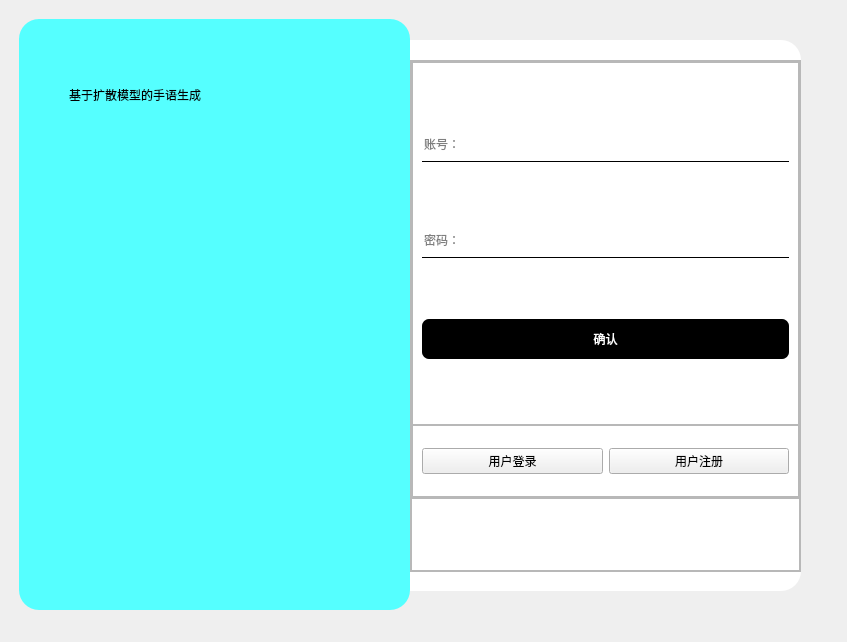
<?xml version="1.0" encoding="UTF-8"?>
<ui version="4.0">
 <class>LoginWindow</class>
 <widget class="QMainWindow" name="LoginWindow">
  <property name="geometry">
   <rect>
    <x>0</x>
    <y>0</y>
    <width>847</width>
    <height>642</height>
   </rect>
  </property>
  <property name="windowTitle">
   <string>MainWindow</string>
  </property>
  <widget class="QWidget" name="centralwidget">
   <widget class="QFrame" name="frame">
    <property name="geometry">
     <rect>
      <x>19</x>
      <y>19</y>
      <width>391</width>
      <height>591</height>
     </rect>
    </property>
    <property name="styleSheet">
     <string notr="true">#frame{
	background-color: rgb(85, 255, 255);
	border-radius:20px;
}</string>
    </property>
    <property name="frameShape">
     <enum>QFrame::StyledPanel</enum>
    </property>
    <property name="frameShadow">
     <enum>QFrame::Raised</enum>
    </property>
    <widget class="QLabel" name="label_2">
     <property name="geometry">
      <rect>
       <x>50</x>
       <y>50</y>
       <width>301</width>
       <height>51</height>
      </rect>
     </property>
     <property name="styleSheet">
      <string notr="true">font: 13pt &quot;隶书&quot;;
</string>
     </property>
     <property name="text">
      <string>基于扩散模型的手语生成</string>
     </property>
    </widget>
   </widget>
   <widget class="QFrame" name="frame_2">
    <property name="geometry">
     <rect>
      <x>410</x>
      <y>40</y>
      <width>391</width>
      <height>551</height>
     </rect>
    </property>
    <property name="styleSheet">
     <string notr="true">#frame_2{
	background-color: rgb(255, 255, 255);
	border-top-right-radius:20px;
	border-bottom-right-radius:20px;
}</string>
    </property>
    <property name="frameShape">
     <enum>QFrame::StyledPanel</enum>
    </property>
    <property name="frameShadow">
     <enum>QFrame::Raised</enum>
    </property>
    <widget class="QPushButton" name="pushButton">
     <property name="geometry">
      <rect>
       <x>354</x>
       <y>0</y>
       <width>41</width>
       <height>30</height>
      </rect>
     </property>
     <property name="minimumSize">
      <size>
       <width>30</width>
       <height>30</height>
      </size>
     </property>
     <property name="styleSheet">
      <string notr="true">QPushButton{
	border:none;
}
QPushButton:hover{
	padding-bottom:5px;
}</string>
     </property>
     <property name="text">
      <string/>
     </property>
     <property name="icon">
      <iconset resource="res.qrc">
       <normaloff>:/icons/close.png</normaloff>:/icons/close.png</iconset>
     </property>
    </widget>
    <widget class="QFrame" name="frame_3">
     <property name="geometry">
      <rect>
       <x>0</x>
       <y>20</y>
       <width>391</width>
       <height>512</height>
      </rect>
     </property>
     <property name="minimumSize">
      <size>
       <width>391</width>
       <height>512</height>
      </size>
     </property>
     <property name="frameShape">
      <enum>QFrame::StyledPanel</enum>
     </property>
     <property name="frameShadow">
      <enum>QFrame::Raised</enum>
     </property>
     <layout class="QVBoxLayout" name="verticalLayout">
      <property name="spacing">
       <number>0</number>
      </property>
      <property name="leftMargin">
       <number>0</number>
      </property>
      <property name="topMargin">
       <number>0</number>
      </property>
      <property name="rightMargin">
       <number>0</number>
      </property>
      <property name="bottomMargin">
       <number>0</number>
      </property>
      <item>
       <widget class="QFrame" name="frame_4">
        <property name="sizePolicy">
         <sizepolicy hsizetype="Preferred" vsizetype="Expanding">
          <horstretch>0</horstretch>
          <verstretch>6</verstretch>
         </sizepolicy>
        </property>
        <property name="frameShape">
         <enum>QFrame::StyledPanel</enum>
        </property>
        <property name="frameShadow">
         <enum>QFrame::Raised</enum>
        </property>
        <layout class="QVBoxLayout" name="verticalLayout_3">
         <property name="spacing">
          <number>0</number>
         </property>
         <property name="leftMargin">
          <number>0</number>
         </property>
         <property name="topMargin">
          <number>0</number>
         </property>
         <property name="rightMargin">
          <number>0</number>
         </property>
         <property name="bottomMargin">
          <number>0</number>
         </property>
         <item>
          <widget class="QFrame" name="frame_6">
           <property name="sizePolicy">
            <sizepolicy hsizetype="Preferred" vsizetype="Expanding">
             <horstretch>0</horstretch>
             <verstretch>5</verstretch>
            </sizepolicy>
           </property>
           <property name="frameShape">
            <enum>QFrame::StyledPanel</enum>
           </property>
           <property name="frameShadow">
            <enum>QFrame::Raised</enum>
           </property>
           <layout class="QHBoxLayout" name="horizontalLayout_2">
            <property name="spacing">
             <number>0</number>
            </property>
            <property name="leftMargin">
             <number>0</number>
            </property>
            <property name="topMargin">
             <number>0</number>
            </property>
            <property name="rightMargin">
             <number>0</number>
            </property>
            <property name="bottomMargin">
             <number>0</number>
            </property>
            <item>
             <widget class="QStackedWidget" name="stackedWidget_2">
              <property name="styleSheet">
               <string notr="true">QLineEdit{
	background-color: rgba(255, 255, 255, 0);
	border:none;
	border-bottom:1px solid black;
}
QPushButton{
	background-color: rgb(0, 0, 0);
	color: rgb(255, 255, 255);
	border-radius:7px;
}
QPushButton:pressed{
	padding-top:5px;
	padding-left:5px;
}</string>
              </property>
              <property name="currentIndex">
               <number>0</number>
              </property>
              <widget class="QWidget" name="page_Login">
               <layout class="QVBoxLayout" name="verticalLayout_4">
                <item>
                 <widget class="QLineEdit" name="lineEdit_L_account">
                  <property name="minimumSize">
                   <size>
                    <width>0</width>
                    <height>35</height>
                   </size>
                  </property>
                  <property name="placeholderText">
                   <string>账号：</string>
                  </property>
                 </widget>
                </item>
                <item>
                 <widget class="QLineEdit" name="lineEdit_L_password">
                  <property name="minimumSize">
                   <size>
                    <width>0</width>
                    <height>35</height>
                   </size>
                  </property>
                  <property name="echoMode">
                   <enum>QLineEdit::Password</enum>
                  </property>
                  <property name="placeholderText">
                   <string>密码：</string>
                  </property>
                 </widget>
                </item>
                <item>
                 <widget class="QPushButton" name="pushButton_L_sure">
                  <property name="minimumSize">
                   <size>
                    <width>0</width>
                    <height>40</height>
                   </size>
                  </property>
                  <property name="text">
                   <string>确认</string>
                  </property>
                 </widget>
                </item>
               </layout>
              </widget>
              <widget class="QWidget" name="page_Register">
               <layout class="QVBoxLayout" name="verticalLayout_5">
                <item>
                 <widget class="QLineEdit" name="lineEdit_R_account">
                  <property name="minimumSize">
                   <size>
                    <width>0</width>
                    <height>35</height>
                   </size>
                  </property>
                  <property name="placeholderText">
                   <string>账号：</string>
                  </property>
                 </widget>
                </item>
                <item>
                 <widget class="QLineEdit" name="lineEdit_R_password_1">
                  <property name="minimumSize">
                   <size>
                    <width>0</width>
                    <height>35</height>
                   </size>
                  </property>
                  <property name="echoMode">
                   <enum>QLineEdit::Password</enum>
                  </property>
                  <property name="placeholderText">
                   <string>密码：</string>
                  </property>
                 </widget>
                </item>
                <item>
                 <widget class="QLineEdit" name="lineEdit_R_password_2">
                  <property name="minimumSize">
                   <size>
                    <width>0</width>
                    <height>35</height>
                   </size>
                  </property>
                  <property name="echoMode">
                   <enum>QLineEdit::Password</enum>
                  </property>
                  <property name="placeholderText">
                   <string>确认密码：</string>
                  </property>
                 </widget>
                </item>
                <item>
                 <widget class="QPushButton" name="pushButton_R_sure">
                  <property name="minimumSize">
                   <size>
                    <width>0</width>
                    <height>40</height>
                   </size>
                  </property>
                  <property name="text">
                   <string>注册</string>
                  </property>
                 </widget>
                </item>
               </layout>
              </widget>
             </widget>
            </item>
           </layout>
          </widget>
         </item>
         <item>
          <widget class="QFrame" name="frame_7">
           <property name="sizePolicy">
            <sizepolicy hsizetype="Preferred" vsizetype="Expanding">
             <horstretch>0</horstretch>
             <verstretch>1</verstretch>
            </sizepolicy>
           </property>
           <property name="styleSheet">
            <string notr="true">QPushButton:pressed{
	padding-top:5px;
	padding-left:5px;
}</string>
           </property>
           <property name="frameShape">
            <enum>QFrame::StyledPanel</enum>
           </property>
           <property name="frameShadow">
            <enum>QFrame::Raised</enum>
           </property>
           <layout class="QHBoxLayout" name="horizontalLayout">
            <item>
             <widget class="QPushButton" name="pushButton_Login">
              <property name="text">
               <string>用户登录</string>
              </property>
             </widget>
            </item>
            <item>
             <widget class="QPushButton" name="pushButton_Register">
              <property name="text">
               <string>用户注册</string>
              </property>
             </widget>
            </item>
           </layout>
          </widget>
         </item>
        </layout>
       </widget>
      </item>
      <item>
       <widget class="QFrame" name="frame_5">
        <property name="sizePolicy">
         <sizepolicy hsizetype="Preferred" vsizetype="Expanding">
          <horstretch>0</horstretch>
          <verstretch>1</verstretch>
         </sizepolicy>
        </property>
        <property name="frameShape">
         <enum>QFrame::StyledPanel</enum>
        </property>
        <property name="frameShadow">
         <enum>QFrame::Raised</enum>
        </property>
        <layout class="QVBoxLayout" name="verticalLayout_2">
         <property name="spacing">
          <number>0</number>
         </property>
         <property name="leftMargin">
          <number>0</number>
         </property>
         <property name="topMargin">
          <number>0</number>
         </property>
         <property name="rightMargin">
          <number>0</number>
         </property>
         <property name="bottomMargin">
          <number>0</number>
         </property>
         <item>
          <widget class="QStackedWidget" name="stackedWidget">
           <property name="currentIndex">
            <number>0</number>
           </property>
           <widget class="QWidget" name="page_5"/>
           <widget class="QWidget" name="page">
            <layout class="QHBoxLayout" name="horizontalLayout_3">
             <property name="spacing">
              <number>0</number>
             </property>
             <property name="leftMargin">
              <number>0</number>
             </property>
             <property name="topMargin">
              <number>0</number>
             </property>
             <property name="rightMargin">
              <number>0</number>
             </property>
             <property name="bottomMargin">
              <number>0</number>
             </property>
             <item alignment="Qt::AlignHCenter">
              <widget class="QLabel" name="label_4">
               <property name="styleSheet">
                <string notr="true">color:rgb(255, 0, 0)</string>
               </property>
               <property name="text">
                <string>账号或密码错误！</string>
               </property>
              </widget>
             </item>
            </layout>
           </widget>
           <widget class="QWidget" name="page_2">
            <layout class="QHBoxLayout" name="horizontalLayout_4">
             <item alignment="Qt::AlignHCenter">
              <widget class="QLabel" name="label">
               <property name="styleSheet">
                <string notr="true">color:rgb(255, 0, 0)</string>
               </property>
               <property name="text">
                <string>账号或密码不能为空！</string>
               </property>
              </widget>
             </item>
            </layout>
           </widget>
          </widget>
         </item>
        </layout>
       </widget>
      </item>
     </layout>
    </widget>
   </widget>
   <zorder>frame_2</zorder>
   <zorder>frame</zorder>
  </widget>
 </widget>
 <resources>
  <include location="res.qrc"/>
 </resources>
 <connections>
  <connection>
   <sender>pushButton</sender>
   <signal>clicked()</signal>
   <receiver>LoginWindow</receiver>
   <slot>close()</slot>
   <hints>
    <hint type="sourcelabel">
     <x>776</x>
     <y>49</y>
    </hint>
    <hint type="destinationlabel">
     <x>835</x>
     <y>32</y>
    </hint>
   </hints>
  </connection>
 </connections>
</ui>
